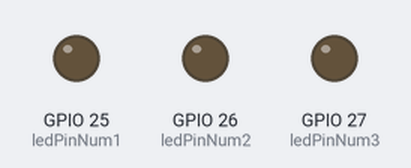
The program below on a simulated ESP32. Parts: output pins drawn as LEDs (lit = HIGH). WiFi joins after 1.5 s; servers stay silent unless stated; uploads are accepted with an empty reply; what the program prints to the serial monitor is not drawn.

Above: at 2.6 s.
At 7.0 s:
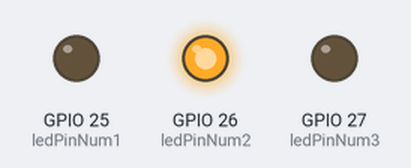
At 9.2 s:
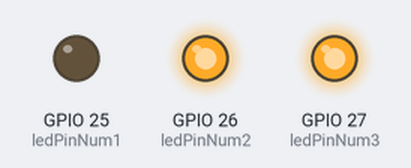
At 11.4 s:
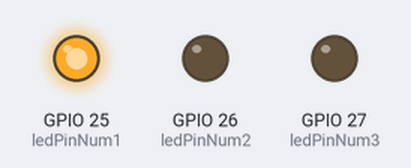
At 15.8 s:
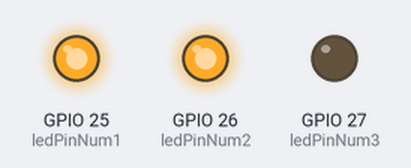
At 22.4 s:
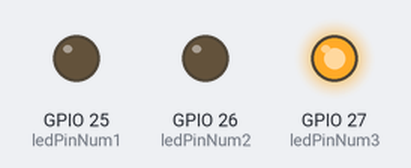
Timing chart, 0 to 24.4 s (numbered marks = the images above):
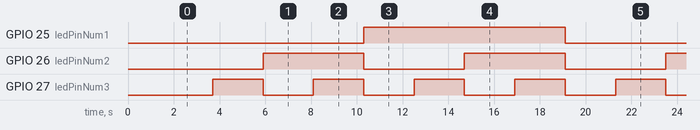

Measured:
- by itself, GPIO 25 (ledPinNum1): alternates HIGH for 8.8 s and LOW for 8.8 s
- by itself, GPIO 26 (ledPinNum2): alternates HIGH for 4.4 s and LOW for 4.4 s
- by itself, GPIO 27 (ledPinNum3): alternates HIGH for 2.2 s and LOW for 2.2 s

The program:

main.cpp
```cpp
#include <Arduino.h>
#include <WiFi.h>
#include <HTTPClient.h>
#include <ArduinoJson.h>
#include "env.h"

const int ledPinNum1 = 25;
const int ledPinNum2 = 26;
const int ledPinNum3 = 27;


bool led_sequence [8][3]= { {false, false, false},
                            {false, false, true},
                            {false, true,  false},
                            {false, true,  true},
                            {true,  false, false},
                            {true,  false, true},
                            {true,  true,  false},
                            {true,  true,  true},
                           };


void setup() {
  // put your setup code here, to run once:
  Serial.begin(9600);
  pinMode(ledPinNum1, OUTPUT);
  pinMode(ledPinNum2, OUTPUT);
  pinMode(ledPinNum3, OUTPUT);
  WiFi.begin(WIFI_SSID, WIFI_PASS); //these should be stored in secret.h and .getignore to hide from public

  Serial.println("Connecting");
  while (WiFi.status()!= WL_CONNECTED){
    delay (500);
    Serial.print(".");
  }
  Serial.print("");
  Serial.print("connected to WiFi network with IP Address: ");
  Serial.println (WiFi.localIP());
}


void loop() {
  //this check for the internet conectivity status
  if (WiFi.status()== WL_CONNECTED){
    HTTPClient http;

    String http_response;
    http.begin(host);                               //starts the connection to the server

    for (int i = 0; i < 8; i++)
    {

    http.addHeader("Content-Type","application/json");
    http.addHeader("X-API-Key", API_KEY);

    StaticJsonDocument<76> doc;                      //create so we can put thing in this
    doc["light_switch_1"] = led_sequence[i][0];
    doc["light_switch_2"] = led_sequence[i][1];
    doc["light_switch_3"] = led_sequence[i][2];

    digitalWrite(ledPinNum1, led_sequence[i][0]);
    digitalWrite(ledPinNum2, led_sequence[i][1]);
    digitalWrite(ledPinNum3, led_sequence[i][2]);


    String httpRequest;
    serializeJson(doc,httpRequest);
    int httpResponseCode = http.PUT(httpRequest);     //This is to do a get request
                                                      //this code return an integer (status code)

    if (httpResponseCode > 0){
      Serial.print("HTTP Response Code:  ");
      Serial.println(httpResponseCode);

      Serial.print("Response from server: ");
      http_response = http.getString(); //this is getting a response from the server
      Serial.println(http_response);
    }
    else {
      Serial.print("Error code:  ");
      Serial.print(httpResponseCode);
    }
    delay(2000);
    }


    //free resourses
    http.end();
  }
  else{
    return;
  }
}
```

env.h
```cpp
#define WIFI_SSID "MonaConnect"
#define WIFI_PASS ""
#define API_KEY "Elijah#1433"

const char* host = "https://ecse-three-led-api-v2.onrender.com/api/state";
```
